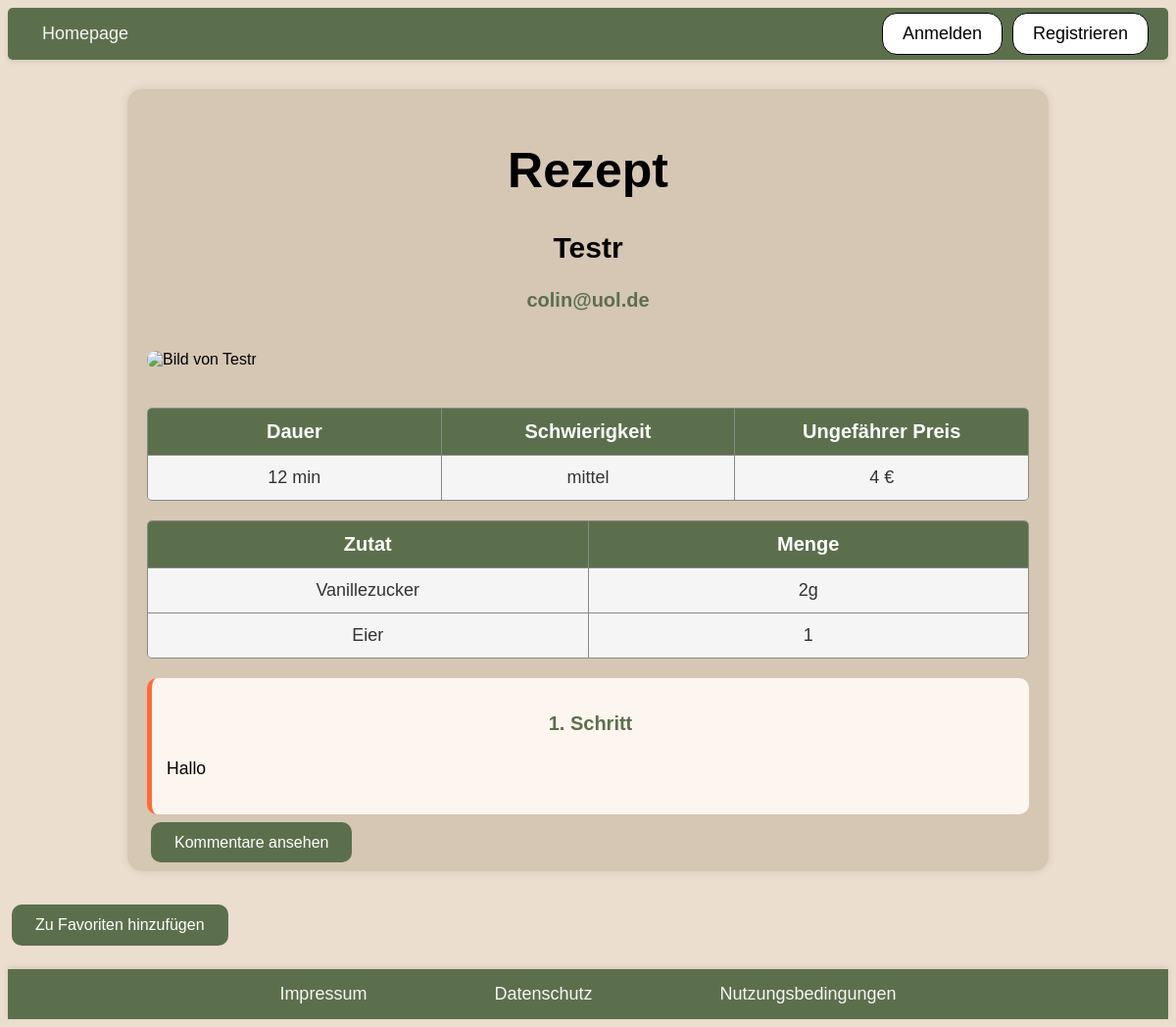
Page /rezept.php?id=8 on the committed database.
### tables this page shows
CREATE TABLE rezept (
                        id INTEGER PRIMARY KEY AUTOINCREMENT,
                        titel TEXT,
                        email TEXT,
                        kurzbeschreibung TEXT,
                        dauer INTEGER,
                        schwierigkeit TEXT,
                        preis REAL,
                        zutaten TEXT,
                        menge TEXT,
                        anleitung TEXT,
                        bild BLOB,
                        datum text
                    );

### rezept.php (called while the page is built, shortened)
<?php
require_once "php/controller/RezeptController.php";
$rezeptController = new RezeptController();
$entry = $rezeptController->readEntry();
require_once "php/view/RezeptEintrag-show.php";

### php/model/RezeptPDOSQLite.php (called while the page is built, shortened)
<?php
require_once "RezeptEintrag.php";
class RezeptPDOSQLite implements RezeptDAO
{
    private static $instance = null;
    public static function getInstance()
    {
        if (self::$instance === null) {
            self::$instance = new RezeptPDOSQLite();
        }
        return self::$instance;
    }
    public function readEntry($id){
        try{
            $db = $this->getConnection();
            return $this->getEntry($id, $db);
        } catch (PDOException $exc) {
            throw new InternalErrorException();
        }
    }
    public function getEntry($id, $db){
        try {
            $sql = "SELECT * FROM rezept WHERE id=:id LIMIT 1";
            $command = $db->prepare($sql);
            if (!$command->execute([":id" => $id])) {
                throw new InternalErrorException();
            }
            $result = $command->fetchAll();
            $entry = $result[0];
            return new RezeptEintrag(
            $entry["id"],
            $entry["titel"],
            $entry["email"],
            $entry["kurzbeschreibung"],
            $entry["dauer"],
            $entry["schwierigkeit"],
            $entry["preis"],
            $entry["zutaten"],
            $entry["menge"],
            $entry["anleitung"],
            $entry["bild"],
            $entry["datum"]
        );
        } catch (PDOException $exc) {
            throw new InternalErrorException();
        }
    }
    private function getConnection()
    {
        try {
            $user = 'root';
            $pw = null;
            $dsn = 'sqlite:db/rezept.db';
            $db = new PDO($dsn, $user, $pw);
            $db->exec("PRAGMA foreign_keys = ON;");
            return $db;
        } catch (PDOException $e) {
            throw new InternalErrorException();
        }
    }
}

### php/model/Rezept.php (called while the page is built, shortened)
<?php
require_once "php/model/RezeptPDOSQLite.php";
class Rezept{
    public static function getInstance(){
        return RezeptPDOSQLite::getInstance();
    }
}
?>

### php/controller/RezeptController.php (called while the page is built, shortened)
<?php
require_once "php/model/RezeptEintrag.php";
require_once "php/model/Rezept.php";
class RezeptController
{
    public function readEntry()
    {
        try {
            $id = intval($_GET["id"]);
            $rezept = Rezept::getInstance();
            $entry = $rezept->readEntry($id);
            return $entry;
        } catch (MissingEntryException $exc) {
            $this->handleMissingEntryException();
        } catch (InternalErrorException $exc) {
            $this->handleInternalErrorException();
        }
    }
}

### php/model/RezeptEintrag.php (called while the page is built, shortened)
<?php
class RezeptEintrag
{
    private $id;
    private $titel;
    private $email;
    private $dauer;
    private $schwierigkeit;
    private $preis;
    private $zutaten = [];
    private $menge = [];
    private $anleitung;
    public function __construct($id, $titel, $email, $kurzbeschreibung, $dauer, $schwierigkeit, $preis, $zutaten, $menge, $anleitung, $bild, $datum)
    {
        $this->id = $id;
        $this->titel = $titel;
        $this->email = $email;
        $this->dauer = $dauer;
        $this->schwierigkeit = $schwierigkeit;
        $this->preis = $preis;
        $this->zutaten = is_array($zutaten) ? $zutaten : explode(',', $zutaten);
        $this->menge = is_array($menge) ? $menge : explode(',', $menge);
        $this->anleitung = $anleitung;
    }
    public function getId()
    {
        return $this->id;
    }
    public function getTitel()
    {
        return $this->titel;
    }
    public function getEmail()
    {
        return $this->email;
    }
    public function getDauer()
    {
        return $this->dauer;
    }
    public function getSchwierigkeit()
    {
        return $this->schwierigkeit;
    }
    public function getPreis()
    {
        return $this->preis;
    }
    public function getZutaten()
    {
        return $this->zutaten;
    }
    public function getMenge()
    {
        return $this->menge;
    }
    public function getAnleitungArray()
    {
        return explode('||', $this->anleitung);
    }
}

### php/view/rezeptEintrag-show.php (the view, shortened to what this page needs)
<?php
require_once "php/include/head.php";
?>
<body>
    <?php
    require_once "php/include/header.php";
    ?>
    <main class="rezept-container">
        <h1>Rezept</h1>
        <h2>
            <?= htmlspecialchars($entry->getTitel()) ?>
        </h2>
        <h3>
            <?= htmlspecialchars($entry->getEmail()) ?>
        </h3>
        <img
            src="rezeptBild.php?id=<?= urlencode($entry->getId()) ?>"
            alt="Bild von <?= htmlspecialchars($entry->getTitel()) ?>"
            title="<?= htmlspecialchars($entry->getTitel()) ?>"
            class="rezept-bild" />
        <div class="table-container info-table">
            <div class="table-header">
                <div>Dauer</div>
                <div>Schwierigkeit</div>
                <div>Ungefährer Preis</div>
            </div>
            <div class="table-row">
                <div class="table-cell"><?= htmlspecialchars($entry->getDauer()) ?> min</div>
                <div class="table-cell"><?= htmlspecialchars($entry->getSchwierigkeit()) ?></div>
                <div class="table-cell"><?= htmlspecialchars($entry->getPreis()) ?> €</div>
            </div>
        </div>
        <?php
        $zutatenArr = $entry->getZutaten();
        $mengeArr = $entry->getMenge();
        ?>
        <div class="table-container">
            <div class="table-header">
                <div>Zutat</div>
                <div>Menge</div>
            </div>
            <?php for ($i = 0; $i < count($zutatenArr); $i++): ?>
                <div class="table-row">
                    <div><?= htmlspecialchars($zutatenArr[$i] ?? '') ?></div>
                    <div><?= htmlspecialchars($mengeArr[$i] ?? '') ?></div>
                </div>
            <?php endfor; ?>
        </div>
        <?php $anleitungArr = $entry->getAnleitungArray(); ?>
        <?php foreach ($anleitungArr as $i => $schritt): ?>
            <div class="rezept-schritt">
                <h3><?= ($i + 1) ?>. Schritt</h3>
                <p><?= htmlspecialchars($schritt) ?></p>
            </div>
        <?php endforeach; ?>
        <a href="kommentare.php?id=<?= urlencode($entry->getId()) ?>" class="rezept-button">Kommentare ansehen </a>
    </main>
    <?php
    $istFavorit = false;
    ?>
    <form method="post" action="favourit-toggle.php?id=<?= urlencode($entry->getId()) ?>">
        <?php if ($istFavorit): ?>
            <button type="submit" name="action" value="remove" class="rezept-button">Aus Favoriten entfernen</button>
        <?php else: ?>
            <button type="submit" name="action" value="add" class="rezept-button">Zu Favoriten hinzufügen</button>
        <?php endif; ?>
    </form>
    <?php
    include_once "php/include/footer.php"
    ?>
</body>
</html>

### css/index.css (style rules this page uses)
body { background-color: rgb(235, 222, 207);; font-family: sans-serif; }
h1 { color: Black; font-family: sans-serif; font-size: 50px; text-align: center; }

### css/rezept.css (style rules this page uses)
.rezept-container { max-width: 900px; margin: 30px auto; background-color: #D6C6B4; padding: 20px; border-radius: 15px; box-shadow: 0 0 10px rgba(0, 0, 0, 0.1); }
.rezept-container h2 { color: black; text-align: center; font-family: sans-serif; font-size: 30px; }
.rezept-container h3 { color: #5C6F4D; text-align: center; font-family: sans-serif; font-size: 20px; }
.rezept-container p, .rezept-container li { font-size: 1.1em; line-height: 1.6; font-family: sans-serif; }
.rezept-schritt { background-color: #fdf6ee; border-left: 5px solid #FF6B35; padding: 15px; margin: 20px 0; border-radius: 10px; }
.rezept-bild { width: 100%; max-height: 400px; object-fit: cover; border-radius: 10px; margin: 20px 0; }
.rezept-button { background-color: #5C6F4D; color: white; border: none; padding: 12px 24px; margin: 4px; border-radius: 10px; font-size: 16px; text-decoration: none; cursor: pointer; transition: 0.3s ease; }
.table-container { display: flex; flex-direction: column; margin: 20px 0; border: 1px solid #888; border-radius: 5px; overflow: hidden; font-family: sans-serif; }
.table-header, .table-row { display: flex; justify-content: space-between; text-align: center; }
.table-header { background-color: #5C6F4D; color: white; font-weight: bold; font-size: 20px; }
.table-header div, .table-row div { flex: 1; padding: 12px; border-right: 1px solid #888; }
.table-header div:last-child, .table-row div:last-child { border-right: none; }
.table-row { background-color: #f5f5f5; color: #333; border-top: 1px solid #888; font-size: 18px; }

### rows in the picture
rezept: titel "Testr", email "colin@uol.de", dauer "12", schwierigkeit "mittel", preis "4", anleitung "Hallo"

### other values in the picture
$zutatenArr[$i] "Vanillezucker"
$mengeArr[$i] "2g"
$zutatenArr[$i] "Eier"
$mengeArr[$i] "1"
